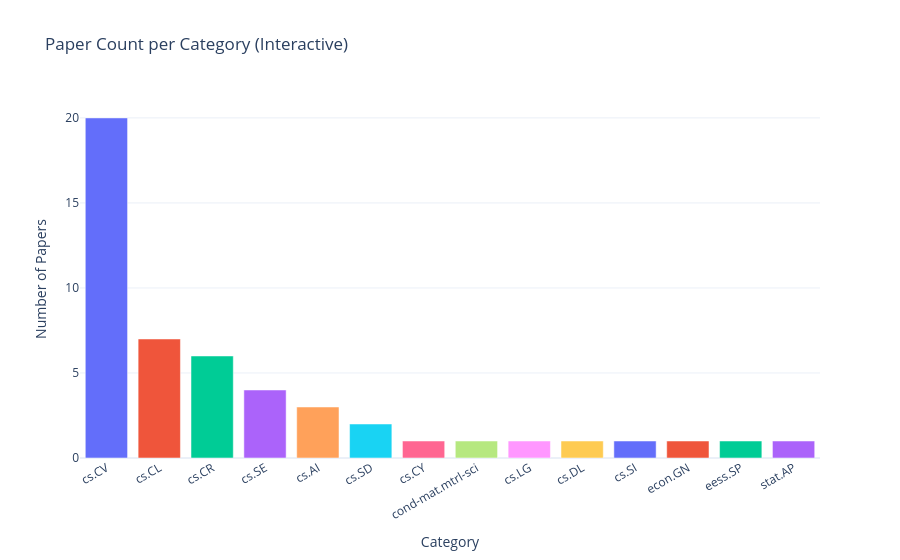

Notebook source saved alongside this figure:
### Markdown cell above
**Chart choice:** An interactive scatter adds hover tooltips (title, category, year, citations)
that would be illegible if printed as static labels. Users can zoom into dense clusters and
identify individual outlier papers by name.

### Code cell
from src.visualization.interactive_charts import interactive_category_bar
fig = interactive_category_bar(df, INTERACTIVE_OUT)
fig.show()

### Figure 1 — Plotly figure (JSON) as saved in the notebook; plotly's stock layout.template omitted (floating-point values rounded to 4 significant figures)
{"data": [{"customdata": [[72.15, 0.7204]], "hovertemplate": "Category=%{x}<br>Number of Papers=%{y}<br>avg_citations=%{customdata[0]:.1f}<br>avg_relevance=%{customdata[1]:.3f}<extra></extra>", "legendgroup": "cs.CV", "marker": {"color": "#636efa", "pattern": {"shape": ""}}, "name": "cs.CV", "orientation": "v", "showlegend": true, "textposition": "auto", "type": "bar", "x": ["cs.CV"], "xaxis": "x", "y": [20], "yaxis": "y"}, {"customdata": [[38.0, 0.7274]], "hovertemplate": "Category=%{x}<br>Number of Papers=%{y}<br>avg_citations=%{customdata[0]:.1f}<br>avg_relevance=%{customdata[1]:.3f}<extra></extra>", "legendgroup": "cs.CL", "marker": {"color": "#EF553B", "pattern": {"shape": ""}}, "name": "cs.CL", "orientation": "v", "showlegend": true, "textposition": "auto", "type": "bar", "x": ["cs.CL"], "xaxis": "x", "y": [7], "yaxis": "y"}, {"customdata": [[56.67, 0.6565]], "hovertemplate": "Category=%{x}<br>Number of Papers=%{y}<br>avg_citations=%{customdata[0]:.1f}<br>avg_relevance=%{customdata[1]:.3f}<extra></extra>", "legendgroup": "cs.CR", "marker": {"color": "#00cc96", "pattern": {"shape": ""}}, "name": "cs.CR", "orientation": "v", "showlegend": true, "textposition": "auto", "type": "bar", "x": ["cs.CR"], "xaxis": "x", "y": [6], "yaxis": "y"}, {"customdata": [[66.5, 0.7711]], "hovertemplate": "Category=%{x}<br>Number of Papers=%{y}<br>avg_citations=%{customdata[0]:.1f}<br>avg_relevance=%{customdata[1]:.3f}<extra></extra>", "legendgroup": "cs.SE", "marker": {"color": "#ab63fa", "pattern": {"shape": ""}}, "name": "cs.SE", "orientation": "v", "showlegend": true, "textposition": "auto", "type": "bar", "x": ["cs.SE"], "xaxis": "x", "y": [4], "yaxis": "y"}, {"customdata": [[101.3, 0.8135]], "hovertemplate": "Category=%{x}<br>Number of Papers=%{y}<br>avg_citations=%{customdata[0]:.1f}<br>avg_relevance=%{customdata[1]:.3f}<extra></extra>", "legendgroup": "cs.AI", "marker": {"color": "#FFA15A", "pattern": {"shape": ""}}, "name": "cs.AI", "orientation": "v", "showlegend": true, "textposition": "auto", "type": "bar", "x": ["cs.AI"], "xaxis": "x", "y": [3], "yaxis": "y"}, {"customdata": [[35.5, 0.6411]], "hovertemplate": "Category=%{x}<br>Number of Papers=%{y}<br>avg_citations=%{customdata[0]:.1f}<br>avg_relevance=%{customdata[1]:.3f}<extra></extra>", "legendgroup": "cs.SD", "marker": {"color": "#19d3f3", "pattern": {"shape": ""}}, "name": "cs.SD", "orientation": "v", "showlegend": true, "textposition": "auto", "type": "bar", "x": ["cs.SD"], "xaxis": "x", "y": [2], "yaxis": "y"}, {"customdata": [[89.0, 0.7113]], "hovertemplate": "Category=%{x}<br>Number of Papers=%{y}<br>avg_citations=%{customdata[0]:.1f}<br>avg_relevance=%{customdata[1]:.3f}<extra></extra>", "legendgroup": "cs.CY", "marker": {"color": "#FF6692", "pattern": {"shape": ""}}, "name": "cs.CY", "orientation": "v", "showlegend": true, "textposition": "auto", "type": "bar", "x": ["cs.CY"], "xaxis": "x", "y": [1], "yaxis": "y"}, {"customdata": [[91.0, 0.6573]], "hovertemplate": "Category=%{x}<br>Number of Papers=%{y}<br>avg_citations=%{customdata[0]:.1f}<br>avg_relevance=%{customdata[1]:.3f}<extra></extra>", "legendgroup": "cond-mat.mtrl-sci", "marker": {"color": "#B6E880", "pattern": {"shape": ""}}, "name": "cond-mat.mtrl-sci", "orientation": "v", "showlegend": true, "textposition": "auto", "type": "bar", "x": ["cond-mat.mtrl-sci"], "xaxis": "x", "y": [1], "yaxis": "y"}, {"customdata": [[81.0, 0.5557]], "hovertemplate": "Category=%{x}<br>Number of Papers=%{y}<br>avg_citations=%{customdata[0]:.1f}<br>avg_relevance=%{customdata[1]:.3f}<extra></extra>", "legendgroup": "cs.LG", "marker": {"color": "#FF97FF", "pattern": {"shape": ""}}, "name": "cs.LG", "orientation": "v", "showlegend": true, "textposition": "auto", "type": "bar", "x": ["cs.LG"], "xaxis": "x", "y": [1], "yaxis": "y"}, {"customdata": [[8.0, 0.6055]], "hovertemplate": "Category=%{x}<br>Number of Papers=%{y}<br>avg_citations=%{customdata[0]:.1f}<br>avg_relevance=%{customdata[1]:.3f}<extra></extra>", "legendgroup": "cs.DL", "marker": {"color": "#FECB52", "pattern": {"shape": ""}}, "name": "cs.DL", "orientation": "v", "showlegend": true, "textposition": "auto", "type": "bar", "x": ["cs.DL"], "xaxis": "x", "y": [1], "yaxis": "y"}, {"customdata": [[21.0, 0.7671]], "hovertemplate": "Category=%{x}<br>Number of Papers=%{y}<br>avg_citations=%{customdata[0]:.1f}<br>avg_relevance=%{customdata[1]:.3f}<extra></extra>", "legendgroup": "cs.SI", "marker": {"color": "#636efa", "pattern": {"shape": ""}}, "name": "cs.SI", "orientation": "v", "showlegend": true, "textposition": "auto", "type": "bar", "x": ["cs.SI"], "xaxis": "x", "y": [1], "yaxis": "y"}, {"customdata": [[57.0, 0.7946]], "hovertemplate": "Category=%{x}<br>Number of Papers=%{y}<br>avg_citations=%{customdata[0]:.1f}<br>avg_relevance=%{customdata[1]:.3f}<extra></extra>", "legendgroup": "econ.GN", "marker": {"color": "#EF553B", "pattern": {"shape": ""}}, "name": "econ.GN", "orientation": "v", "showlegend": true, "textposition": "auto", "type": "bar", "x": ["econ.GN"], "xaxis": "x", "y": [1], "yaxis": "y"}, {"customdata": [[114.0, 0.7727]], "hovertemplate": "Category=%{x}<br>Number of Papers=%{y}<br>avg_citations=%{customdata[0]:.1f}<br>avg_relevance=%{customdata[1]:.3f}<extra></extra>", "legendgroup": "eess.SP", "marker": {"color": "#00cc96", "pattern": {"shape": ""}}, "name": "eess.SP", "orientation": "v", "showlegend": true, "textposition": "auto", "type": "bar", "x": ["eess.SP"], "xaxis": "x", "y": [1], "yaxis": "y"}, {"customdata": [[35.0, 0.7267]], "hovertemplate": "Category=%{x}<br>Number of Papers=%{y}<br>avg_citations=%{customdata[0]:.1f}<br>avg_relevance=%{customdata[1]:.3f}<extra></extra>", "legendgroup": "stat.AP", "marker": {"color": "#ab63fa", "pattern": {"shape": ""}}, "name": "stat.AP", "orientation": "v", "showlegend": true, "textposition": "auto", "type": "bar", "x": ["stat.AP"], "xaxis": "x", "y": [1], "yaxis": "y"}], "layout": {"barmode": "relative", "legend": {"title": {"text": "Category"}, "tracegroupgap": 0}, "showlegend": false, "title": {"text": "Paper Count per Category (Interactive)"}, "xaxis": {"anchor": "y", "categoryarray": ["cs.CV", "cs.CL", "cs.CR", "cs.SE", "cs.AI", "cs.SD", "cs.CY", "cond-mat.mtrl-sci", "cs.LG", "cs.DL", "cs.SI", "econ.GN", "eess.SP", "stat.AP"], "categoryorder": "array", "domain": [0, 1], "tickangle": -30, "title": {"text": "Category"}}, "yaxis": {"anchor": "x", "domain": [0, 1], "title": {"text": "Number of Papers"}}}}
